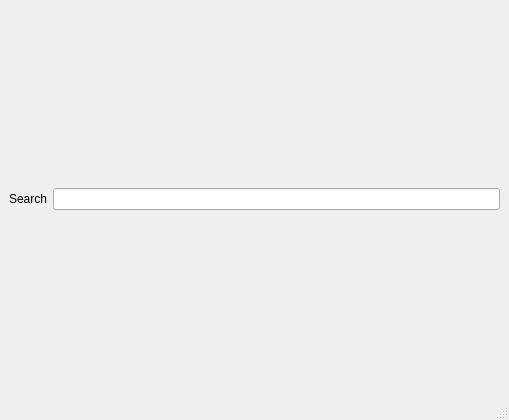
<?xml version="1.0" encoding="UTF-8"?>
<ui version="4.0">
 <class>MainWindow</class>
 <widget class="QMainWindow" name="MainWindow">
  <property name="geometry">
   <rect>
    <x>0</x>
    <y>0</y>
    <width>509</width>
    <height>420</height>
   </rect>
  </property>
  <property name="windowTitle">
   <string>MainWindow</string>
  </property>
  <widget class="QWidget" name="centralwidget">
   <layout class="QVBoxLayout" name="verticalLayout">
    <item>
     <layout class="QHBoxLayout" name="horizontalLayout">
      <item>
       <widget class="QLabel" name="label">
        <property name="text">
         <string>Search</string>
        </property>
       </widget>
      </item>
      <item>
       <widget class="QLineEdit" name="lineEdit"/>
      </item>
     </layout>
    </item>
    <item>
     <layout class="QHBoxLayout" name="hl_webContainer"/>
    </item>
   </layout>
  </widget>
  <widget class="QStatusBar" name="statusbar"/>
 </widget>
 <resources/>
 <connections/>
</ui>
